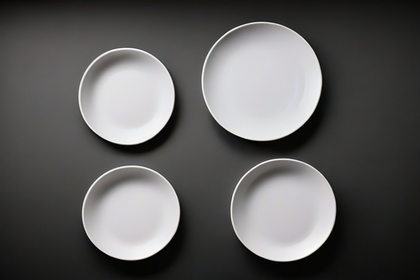
%> input picture labelling and segmentation/plates.tif, 420 x 280 px, shrunk from 768 x 512 before the run
$ octave labelling_and_segmentation.m   (GNU Octave 9; MATLAB toolbox functions it lacks are replaced by stand-ins)
%> lines starting %> are read from the running program, lines starting %| are printed output that depends on the picture; in (x1, y1, x2, y2) boxes, pixels count from 0 and x2, y2 are one past the last pixel; in counts of white or black regions, pixels touching at a corner belong together; the program's own positions count from 1
clc;
close all;
clear all;

%display the original image
A=imread('plates.tif');
%> A is the input picture: size 280x420x3 uint8; mean R, G, B 94, 93.4, 92.9
figure,imshow(A);
title('original image');
%covert the original image into black and white image
B=im2bw(A);
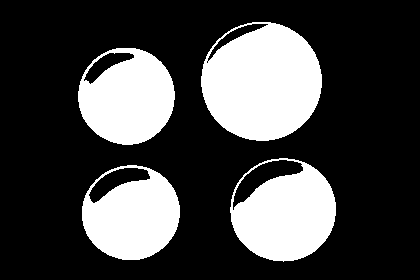
%> B: size 280x420 logical; 26.8% white; 4 white regions, box (x1, y1, x2, y2) and area: (201, 22, 322, 141) 10907, (230, 158, 336, 262) 7415, (78, 48, 175, 145) 6802, (82, 165, 180, 260) 6435
figure,imshow(B);
title('black and white image')
%fill holes in the black and white image
C=imfill(B,'holes');
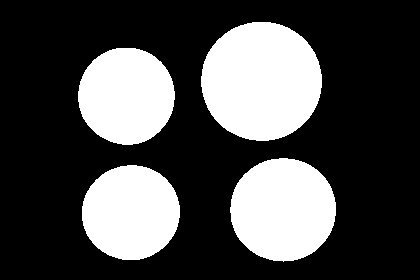
%> C: size 280x420 logical; 29.4% white; 4 white regions, box (x1, y1, x2, y2) and area: (201, 22, 322, 141) 11316, (230, 158, 336, 262) 8606, (78, 48, 175, 145) 7382, (82, 165, 180, 260) 7325
figure,imshow(C);
title('image of filled holes')
%finds out independant components and labels them
label=bwlabel(C);
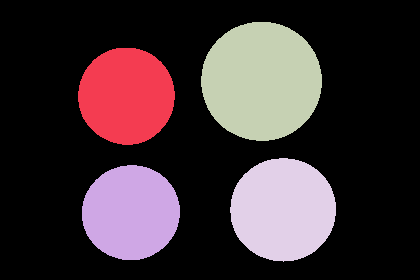
%> label: size 280x420 double; 5 distinct labels, from 0 to 4; one colour per label, 0 black
%display number of objects identified
max(max(label))
%> ans = 4
%display the identified first dish
im1=(label==1);
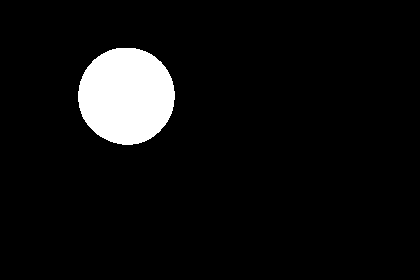
%> im1: size 280x420 logical; 6.3% white; 1 white region, box (x1, y1, x2, y2) and area: (78, 48, 175, 145) 7382
figure,imshow(im1);
title('identified first image')

%iterate over all identified components
for j=1:max(max(label))
    % Find row and column indices of pixels belonging to the j-th component
    [row,col]=find(label==j);
    % Compute the length and breadth of the bounding box for the component
    len=max(row)-min(row)+2;
    breadth=max(col)-min(col)+2;
    % Create a target image initialized with zeros
    target=uint8(zeros([len breadth]));
    % Compute the starting coordinates of the bounding box
    sy=min(col)-1;
    sx=min(row)-1;
 % Copy pixel values from the original image to the target image
 for i=1:size(row,1)
     x=row(i,1)-sx;
     y=col(i,1)-sy;
     target(x,y)=A(row(i,1),col(i,1));
 end
 % display the dishes with title indication the plate number
 mytitle=strcat('Dish Number:',num2str(j));
 figure,imshow(target);title(mytitle);
end
%> this loop made 4 passes
%> (len, breadth, sy, sx, mytitle) on passes 1 to 4: (98, 98, 78, 48, 'Dish Number:1'), (96, 99, 82, 165, 'Dish Number:2'), (120, 122, 201, 22, 'Dish Number:3'), (105, 107, 230, 158, 'Dish Number:4')
%> pass 1, `imshow(target)`:
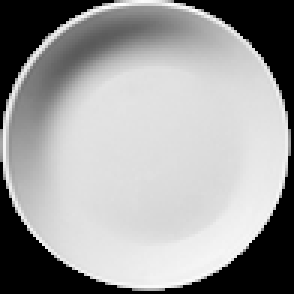
%> displayed picture: size 98x98, on the screen's scale of 0 to 255 (shown 3 times larger); min 0, max 255, mean 157.8
%> pass 2, `imshow(target)`:
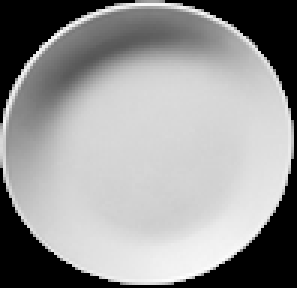
%> displayed picture: size 96x99, on the screen's scale of 0 to 255 (shown 3 times larger); min 0, max 255, mean 150.6
%> after the loop:
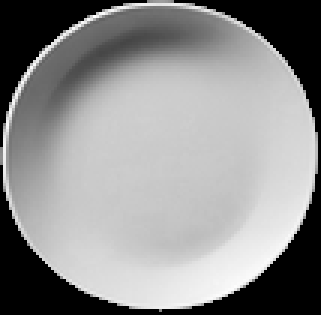
%> target: size 105x107 uint8 (shown 3 times larger); min 0, max 255, mean 142.8
